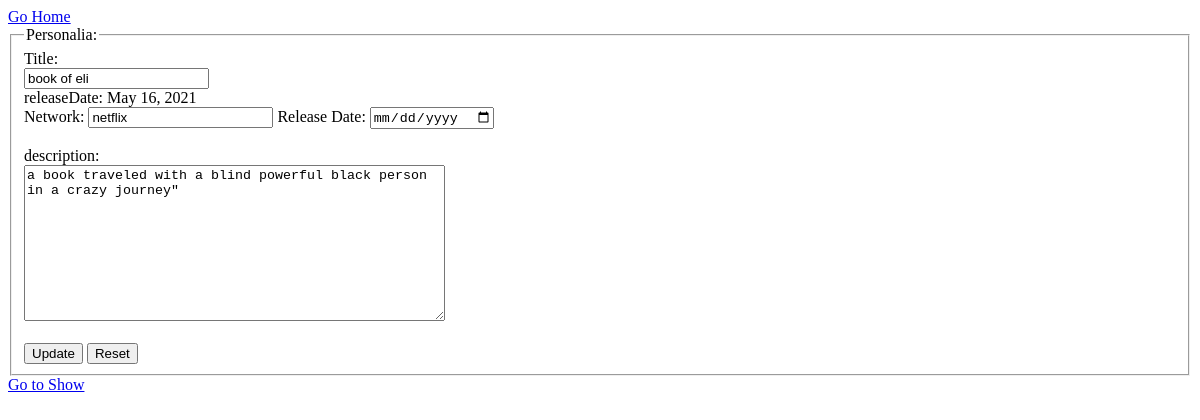
The page /edit/3 on the database its author committed.
### appShows/models.py (models this page shows)
class Show(models.Model):
    title = models.CharField(max_length=255)
    network = models.CharField(max_length=255)
    releaseDate = models.DateField()
    description = models.TextField()
    createdAt = models.DateTimeField(auto_now_add=True)
    updatedAt = models.DateTimeField(auto_now=True)
    objects=ShowManager()

### appShows/views.py (the view)
# urls.py: path('edit/<int:showId>', views.editShow),
def editShow(request,showId):
    context={
        'thisShow' : Show.objects.get(id=showId)
    }
    return render(request,'showsEdit.html', context)

### appShows/templates/showsEdit.html (shortened to what this page needs)
<!DOCTYPE html>
<html lang="en">
<head>
    {% load static %}
	<link rel="stylesheet" href="{% static 'css/style.css' %}">
</head>
<body>
    <a href="/">Go Home</a>
    <form action="/updateShow/{{ thisShow.id }}" method="POST">
        <fieldset>
            <legend>Personalia:</legend>
            <label for="thisID">Title:</label><br>
            <input type="text" id="thisID" name="titleField" value="{{thisShow.title}}" autofocus required><br>
            releaseDate: {{thisShow.releaseDate}}
            <br>
            <label for="netID">Network:</label>
            <input type="text" id="netID" name="networkField" value="{{thisShow.network}}" required>
            <label for="releaseDate">Release Date:</label>
            <input type="date" id="releaseDate" name="releaseDateField" value="{{thisShow.releaseDate}}"><br><br>
            <label for="descID">description:</label><br>
            <textarea name="descriptionField" rows="10" cols="50" id="descID">{{thisShow.description}}"</textarea><br><br>
            <input type="submit" value="Update">
            <input type="reset" value="Reset">
        </fieldset>
    </form>
    <a href="/shows/{{ thisShow.id }}">Go to Show</a>
</body>
</html>

### rows shown on the page
Show: titleField "book of eli", releaseDate "May 16, 2021", networkField "netflix", descriptionField "a book traveled with a blind powerful black person in a crazy journey\""
